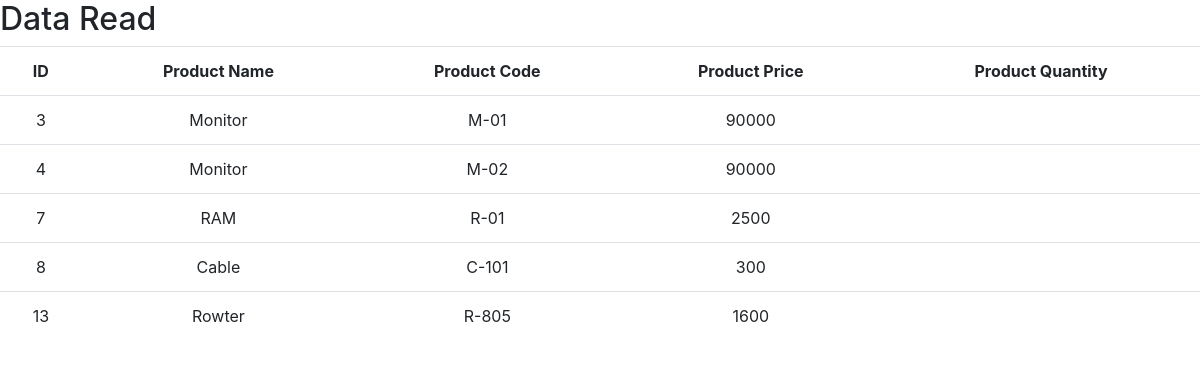
Page /readData.php on the committed database.
### tables this page shows
CREATE TABLE `product_info` (
  `id` int(11) NOT NULL,
  `product_name` varchar(100) DEFAULT NULL,
  `product_code` varchar(50) DEFAULT NULL,
  `product_price` varchar(30) DEFAULT NULL,
  `producr_quantity` varchar(5) DEFAULT NULL
);

### readData.php (the view, shortened to what this page needs)
<?php require_once('connaction.php'); ?>
<!DOCTYPE html>
<html lang="en">
<head>
    <link rel="stylesheet" href="https://maxcdn.bootstrapcdn.com/bootstrap/4.5.2/css/bootstrap.min.css">
</head>
<body>
    <h2>Data Read</h2>
    <?php
    $sql = "SELECT * FROM product_info";
    $data = $db->query($sql);
    ?>
    <table class="table table-hover able-bordered text-center">
        <tr>
            <th>ID</th>
            <th>Product Name</th>
            <th>Product Code</th>
            <th>Product Price</th>
            <th>Product Quantity</th>
        </tr>
        <?php
        while ($row = $data->fetch_assoc()) { ?>
            <tr>
                <td><?php echo $row['id'] ?></td>
                <td><?php echo $row['product_name'] ?></td>
                <td><?php echo $row['product_code'] ?></td>
                <td><?php echo $row['product_price'] ?></td>
                <td><?php echo $row['product_quantity'] ?></td>
            </tr>
        <?php
        }
        ?>
    </table>
</body>
</html>

### rows in the picture
product_info: id "3", product_name "Monitor", product_code "M-01", product_price "90000"
product_info: id "4", product_name "Monitor", product_code "M-02", product_price "90000"
product_info: id "7", product_name "RAM", product_code "R-01", product_price "2500"
product_info: id "8", product_name "Cable", product_code "C-101", product_price "300"
product_info: id "13", product_name "Rowter", product_code "R-805", product_price "1600"
